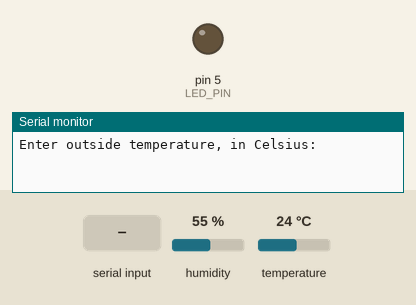
This sketch was run on a simulated Arduino Uno, built with avr-gcc and run on an emulated ATmega328P. Shown: output pins drawn as LEDs (lit = HIGH), the last lines printed to the serial monitor. The inputs (shaded band) are chosen by the test bench; at power-on: humidity 55 %, temperature 24 °C.

Above: at 1.2 s.
1.3 s: "0\n" received over Serial
At 2.3 s:
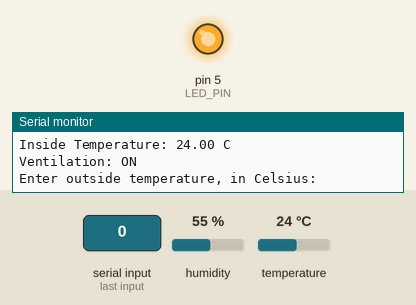
2.8 s: "-\n" received over Serial
4.3 s: "90\n" received over Serial
Timing chart, 0 to 7.3 s (numbered marks = the images above; inputs shaded):
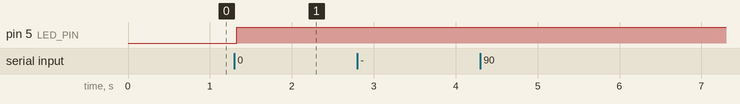

Measured:
- after the input at 1.3 s, pin 5 (LED_PIN): LOW → HIGH at once

The sketch:

SmartVentilationController.ino
```cpp
/* SmartVentilationController.ino is the main application for the Smart Ventilation Controller
 - coordinates user input, sensor readings, control logic, and hardware output
*/

// Include project modules, each responsible for a single part of the program:

#include "Sensor.h"
#include "Controller.h"
#include "Output.h"
#include "Input.h"
#include <Arduino.h>

// stores temperature readings
float insideTemp = 0.0;
float outsideTemp = 0.0;

// hardware pin assignments
const int LED_PIN = 5;
const int DHT_PIN = 12;

void setup() {
  Serial.begin(9600);

  // initialize the LED and Sensor
  initializeSensor(DHT_PIN);
  initializeOutput(LED_PIN);
  Serial.println("Enter outside temperature, in Celsius: ");
}

void loop() {

  // read and validate the outside temperature entered by the user
  if (!readOutsideTemp(outsideTemp)) {
    return;
  }

  // read the current inside temperature detected by the DHT11 sensor
  if (!readInsideTemp(insideTemp)) {
    return;
  }

  // compare inside and outside temperatures, display them, and update ventilation accordingly
  bool ventilationOn = controlVentilation(outsideTemp, insideTemp);

  Serial.println();
  Serial.println(" Smart Ventilation Controller");

  Serial.print("Outside Temperature: ");
  Serial.print(outsideTemp);
  Serial.println(" C");

  Serial.print("Inside Temperature: ");
  Serial.print(insideTemp);
  Serial.println(" C");

  Serial.print("Ventilation: ");

  if (ventilationOn) {
    Serial.println("ON");
  }
  else {
    Serial.println("OFF");
  }

  Serial.println();
  Serial.println("Enter outside temperature, in Celsius: ");
}
```

Controller.cpp
```cpp
/* Controller.cpp provides the decision-making logic for the Smart Ventilation Controller
  - provides temperature validation and ventilation control
*/

#include "Controller.h"
#include <Arduino.h>
#include "Output.h"

bool checkInside (float insideTemp) {
  if (isnan(insideTemp)) { //if sensor fails to detect real temperature
    Serial.println("ERROR: Failed to read temperature sensor.");
    setVentilation(false); //if sensor isn't working, turn LED off
    delay(1000); //retries once per second to avoid error messages blowing up the serial monitor
    return false; //stop this iteration of loop. arduino will call it again and try to detect a real temperature.
  }
  return true;
}

bool checkOutside(float outsideTemp) {
  if (isnan(outsideTemp) || outsideTemp > 60 || outsideTemp < -40) { //if outsideTemp is not a real number or is outside realistic temperature range
      return false;
    }
    return true;
}

bool controlVentilation(float outsideTemp, float insideTemp) {
  if (outsideTemp < insideTemp) {
     setVentilation(true);
     return true;
    }
    else {
      setVentilation(false);
      return false;
    }
}
```

Controller.h
```cpp
#ifndef CONTROLLER_H
#define CONTROLLER_H

bool checkInside(float insideTemp);
bool checkOutside (float outsideTemp);
bool controlVentilation(float outsideTemp, float insideTemp);

#endif
```

Input.cpp
```cpp
/* Input.cpp works with user input
  - converts String user input to a float value
  - validates the outside temperature value entered by user
*/

#include "Input.h"
#include <Arduino.h>
#include "Controller.h" // "Controller.h" included to allow for checkOutside function to be called

// helper function used only within this module
static bool isValidNumber(const String &input);
/*isValidNumber determines whether or not a string is a valid number or not.
- takes a const String address so that a copy of the string isn't made and the original string isn't modified.
- a valid number must contain only digits, but there are some exceptions:
      -may contain one negative sign at the 0th index.
      -may contain one decimal, but cannot contain any more.*/

static bool isValidNumber(const String &input) {
  int decimalsFound=0;
  bool digitsFound = false; // tracks whether the input contains at least one digit
  for (int i=0; i<input.length(); i++) {
    char c = input[i];
    if (isDigit(c)) {
      digitsFound = true;
    }
    if (c == '-' && i>0) {
      return false;
    }
    if (c == '.') {
      decimalsFound++;
    }
    if (!isDigit(c)) {
      if (c == '.' || c == '-') { // . and - are the only nondigit characters allowed
        continue;
      } else {
        return false; //return false if it is not . or -
      }
    }
  }
  if (decimalsFound > 1) {
    return false;
  }
  return digitsFound; //if there were no digits at all, this would return false.
}

/* readOutsideTemp() reads and validates the outside temperature entered by the user.
  - it reads one line of user input, verifies if it is a valid number, converts the String input to a float,
    and makes sure that the temperature is within a realistic range.
    returns true if the temperature is valid.
*/
bool readOutsideTemp(float &outsideTemp) {
  if (Serial.available() == 0) {
    return false;
  }
  String input = Serial.readStringUntil('\n');
  input.trim();
  if (!isValidNumber(input)) {
    Serial.println("Invalid Outside Temperature. Try again.");
    delay(1000);
    Serial.println("Enter outside temperature, in Celsius: ");
    return false;
  }
  outsideTemp = input.toFloat();
  if (!checkOutside(outsideTemp)) {
    Serial.println("Outside Temperature is unrealistic. Try again.");
    return false;
  }
  return true;
}
```

Input.h
```cpp
#ifndef INPUT_H
#define INPUT_H

bool readOutsideTemp(float &outsideTemp); //passed the reference of insideTemp so its value can be changed and updated

#endif
```

Output.cpp
```cpp
/* Output.cpp controls the simulated ventilation output
- initializes the LED
- updates LED state to indicate whether ventilation is enabled
*/

#include "Output.h"
#include <Arduino.h>

// stores the Arduino pin used to control the ventilation LED
static int ledPin;

void initializeOutput(int pin) {
  if (pin<0 || pin>13) { // if the pin is not in the range of possible Arduino digital pins, it is invalid
    Serial.println("Error: Invalid pin.");
    return;
  }
  ledPin = pin;
  pinMode(ledPin, OUTPUT);
  digitalWrite(ledPin, LOW);
}

// turn the ventilation system on or off
void setVentilation(bool enabled) {
  if (enabled) {
    digitalWrite(ledPin, HIGH);
  }
  else {
    digitalWrite(ledPin, LOW);
  }
}
```

Output.h
```cpp
#ifndef OUTPUT_H
#define OUTPUT_H

void initializeOutput(int ledPin); //function for initializing the led pin
void setVentilation(bool enabled); //finction for turning led on or off

#endif
```

Sensor.cpp
```cpp
/* Sensor.cpp initializes the DHT11 temperature sensor
  - provides validated indoor temperature readings
  - communicates with the sensor
*/

 #include "Sensor.h"
#include <Arduino.h>
#include <DHT.h>
#include "Controller.h" //needed to call checkInside from Controller module

// local object for the entire module to access
static DHT sensor(0, DHT11);

void initializeSensor(int pin) {
  if (pin<0 || pin>13) { // if the pin is not in the range of possible Arduino digital pins, it is invalid
    Serial.println("Error: Invalid pin.");
    return;
  }
  sensor = DHT(pin, DHT11);
  sensor.begin();
}

bool readInsideTemp(float &insideTemp) {
  insideTemp = sensor.readTemperature();
  if (!checkInside(insideTemp)) {
    return false;
  }
  return true;
}
```

Sensor.h
```cpp
#ifndef SENSOR_H
#define SENSOR_H
#include <DHT.h>

void initializeSensor(int pin);
bool readInsideTemp(float &insideTemp);

#endif
```
